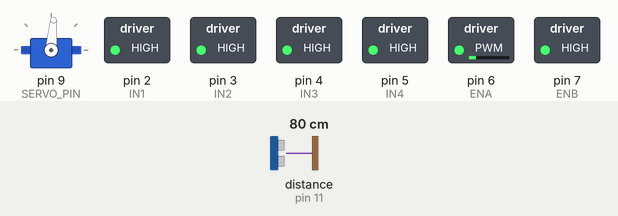
The sketch below on a simulated Arduino Uno, built with avr-gcc and run on an emulated ATmega328P. On the bench: servo, switched loads named in the sketch (green lamp = pin HIGH). Wiring (inferred from the names in the program): ultrasonic range finder: trigger pin 12; echo pin 11. The inputs (shaded band) are chosen by the test bench; at power-on: distance to the obstacle (sensor on pin 11) 80 cm. The echo pulse lasts 58.3 µs per cm; pins used as bus, display or sensor lines are not drawn; what the sketch prints to the serial monitor is not drawn.

Above: at 2.2 s.
2.3 s: distance to the obstacle (sensor on pin 11) set to 164 cm
11.8 s: distance to the obstacle (sensor on pin 11) set to 169 cm
At 20.15 s:
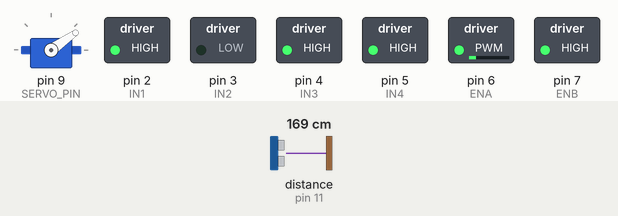
21.8 s: distance to the obstacle (sensor on pin 11) set to 250 cm
At 24.75 s:
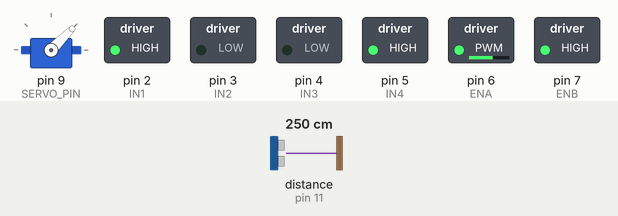
28.7 s: distance to the obstacle (sensor on pin 11) set to 197 cm
At 29.35 s:
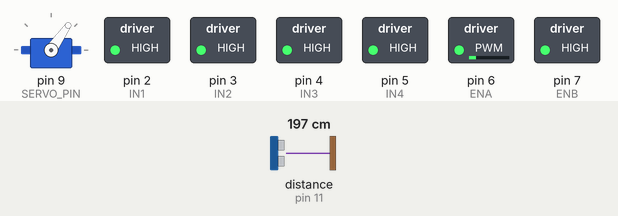
35.6 s: distance to the obstacle (sensor on pin 11) set to 2 cm
At 36.15 s:
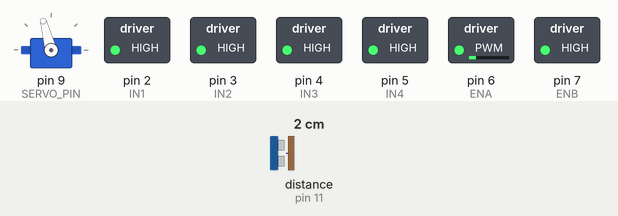
42.5 s: distance to the obstacle (sensor on pin 11) set to 168 cm
50.2 s: distance to the obstacle (sensor on pin 11) set to 171 cm
Timing chart, 0 to 58.1 s (numbered marks = the images above; inputs shaded):
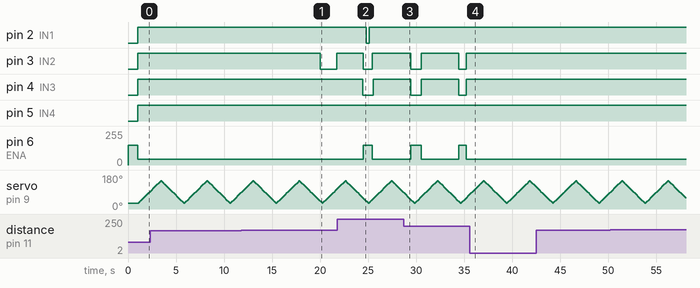

The sketch:

TEMPLATE_coche_original.ino
```cpp
/*
 * COCHE AUTÓNOMO CON RED NEURONAL - VERSIÓN ORIGINAL [2,3,4]
 *
 * Proyecto: Arduino + Machine Learning para navegación autónoma
 * Arquitectura: [2 entradas, 3 neuronas ocultas, 4 salidas]
 *
 * Curso: Metodologías de Resolución de Problemas
 * Equipo: Gabriel Osemberg, Mariano Capella
 *
 * Basado en: https://www.aprendemachinelearning.com/programa-un-coche-arduino-con-inteligencia-artificial/
 */

#include <Servo.h>

// ============================================================================
// CONFIGURACIÓN DE PINES
// ============================================================================

// Motor Driver L298N
#define IN1 2
#define IN2 3
#define IN3 4
#define IN4 5
#define ENA 6  // PWM para velocidad motor izquierdo
#define ENB 7  // PWM para velocidad motor derecho

// Sensor Ultrasónico
#define ECHO_PIN 11
#define TRIG_PIN 12

// Servo Motor
#define SERVO_PIN 9
Servo servoMotor;

// ============================================================================
// PARÁMETROS DE CONTROL
// ============================================================================

#define SPEED 150            // Velocidad base (0-255)
#define ANGULO_MIN 30        // Ángulo mínimo del servo
#define ANGULO_MAX 150       // Ángulo máximo del servo
#define DISTANCIA_MAXIMA 200 // Distancia máxima de detección (cm)

// Variables de control del servo
int grados_servo = ANGULO_MIN;
int incremento = 5;
unsigned long previousMillis = 0;
const long interval = 100;  // Intervalo de actualización servo (ms)

// Variables para tiempo de reacción adaptativo
int accionEnCurso = 0;
const int MULTIPLICADOR_REACCION = 50;

// ============================================================================
// ARQUITECTURA DE LA RED NEURONAL [2,3,4]
// ============================================================================

const int InputNodes = 3;   // 2 entradas + 1 BIAS
const int HiddenNodes = 4;  // 3 neuronas + 1 BIAS
const int OutputNodes = 4;  // 4 salidas (motores)

// Arrays para las capas
float InputLayer[InputNodes];
float HiddenLayer[HiddenNodes];
float OutputLayer[OutputNodes];

// ============================================================================
// MATRICES DE PESOS PRE-ENTRENADAS
// ============================================================================
// NOTA: Estos valores deben ser reemplazados por los pesos generados
// en el entrenamiento de Python/Colab

float HiddenWeights[InputNodes][HiddenNodes] = {
    // REEMPLAZAR CON PESOS REALES DESDE PYTHON
    // Valores temporales de ejemplo (no funcionales)
    {0.5, 0.3, -0.2, 1.0},
    {-0.4, 0.6, 0.8, 1.0},
    {1.0, 1.0, 1.0, 1.0}  // Fila del BIAS
};

float OutputWeights[HiddenNodes][OutputNodes] = {
    // REEMPLAZAR CON PESOS REALES DESDE PYTHON
    {0.7, -0.3, 0.1, 0.9},
    {-0.5, 0.8, -0.6, 0.2},
    {0.3, -0.7, 0.4, -0.1},
    {1.0, 1.0, 1.0, 1.0}  // Fila del BIAS
};

// ============================================================================
// SETUP - Inicialización
// ============================================================================

void setup() {
    // Inicializar comunicación serial
    Serial.begin(9600);
    Serial.println("Inicializando coche autonomo...");

    // Configurar pines de motores
    pinMode(IN1, OUTPUT);
    pinMode(IN2, OUTPUT);
    pinMode(IN3, OUTPUT);
    pinMode(IN4, OUTPUT);
    pinMode(ENA, OUTPUT);
    pinMode(ENB, OUTPUT);

    // Configurar sensor ultrasónico
    pinMode(ECHO_PIN, INPUT);
    pinMode(TRIG_PIN, OUTPUT);

    // Configurar servo
    servoMotor.attach(SERVO_PIN);
    servoMotor.write(grados_servo);

    // Velocidad inicial máxima
    analogWrite(ENA, SPEED);
    analogWrite(ENB, SPEED);

    Serial.println("Sistema listo!");
    delay(1000);
}

// ============================================================================
// LOOP PRINCIPAL
// ============================================================================

void loop() {
    unsigned long currentMillis = millis();

    // Controlar movimiento del servo (barrido)
    if (currentMillis - previousMillis >= interval) {
        previousMillis = currentMillis;

        // Mover servo
        servoMotor.write(grados_servo);
        grados_servo += incremento;

        // Invertir dirección al llegar a los límites
        if (grados_servo >= ANGULO_MAX || grados_servo <= ANGULO_MIN) {
            incremento = -incremento;
        }

        // Ejecutar lógica de conducción
        conducir();
    }
}

// ============================================================================
// FUNCIÓN PRINCIPAL DE CONDUCCIÓN
// ============================================================================

void conducir() {
    // Decrementar contador de acción en curso
    if (accionEnCurso > 0) {
        accionEnCurso--;
        return;  // Continuar con la acción actual
    }

    // ========== CAPTURA DE DATOS DE SENSORES ==========

    // Leer distancia del sensor ultrasónico
    int distance = Distance_test();

    // Obtener posición actual del servo
    int angulo = grados_servo;

    // ========== NORMALIZACIÓN DE ENTRADAS ==========

    // Entrada 1: Distancia normalizada a rango [-1, 1]
    // -1: distancia máxima (sin peligro)
    //  0: obstáculo detectado
    // +1: obstáculo muy cerca (peligro)
    float entrada1 = ((-2.0 / DISTANCIA_MAXIMA) * float(distance)) + 1.0;
    entrada1 = constrain(entrada1, -1.0, 1.0);

    // Entrada 2: Posición angular normalizada a rango [-1, 1]
    // -1: derecha
    //  0: centro
    // +1: izquierda
    float entrada2 = (2.0 / ANGULO_MAX) * float(angulo);
    entrada2 = constrain(entrada2, -1.0, 1.0);

    // ========== TIEMPO DE REACCIÓN ADAPTATIVO ==========
    // Más tiempo de maniobra cuando el obstáculo está más cerca
    accionEnCurso = int((entrada1 + 1.0) * MULTIPLICADOR_REACCION);

    // ========== PREPARAR ENTRADAS PARA LA RED ==========
    InputLayer[0] = entrada1;
    InputLayer[1] = entrada2;
    InputLayer[2] = 1.0;  // BIAS

    // ========== INFERENCIA DE LA RED NEURONAL ==========
    InputToOutput();

    // ========== PROCESAR SALIDAS ==========
    // Convertir salidas continuas a binarias (0 o 1)
    int out1 = round(abs(OutputLayer[0]));
    int out2 = round(abs(OutputLayer[1]));
    int out3 = round(abs(OutputLayer[2]));
    int out4 = round(abs(OutputLayer[3]));

    // ========== AJUSTE DE VELOCIDAD PARA GIROS ==========
    int carSpeed = SPEED;

    // Si está girando, aumentar velocidad para vencer inercia
    if ((out1 + out3) == 2 || (out2 + out4) == 2) {
        carSpeed = SPEED * 2;
    }

    // Aplicar velocidad
    analogWrite(ENA, carSpeed);
    analogWrite(ENB, carSpeed);

    // ========== CONTROL DE MOTORES ==========
    digitalWrite(IN1, out1);
    digitalWrite(IN2, out2);
    digitalWrite(IN3, out3);
    digitalWrite(IN4, out4);

    // ========== DEBUG (OPCIONAL) ==========
    #ifdef DEBUG
    Serial.print("Dist: ");
    Serial.print(distance);
    Serial.print(" | Ang: ");
    Serial.print(angulo);
    Serial.print(" | E1: ");
    Serial.print(entrada1);
    Serial.print(" | E2: ");
    Serial.print(entrada2);
    Serial.print(" | Out: [");
    Serial.print(out1);
    Serial.print(",");
    Serial.print(out2);
    Serial.print(",");
    Serial.print(out3);
    Serial.print(",");
    Serial.print(out4);
    Serial.println("]");
    #endif
}

// ============================================================================
// FORWARD PROPAGATION - Inferencia de la Red Neuronal
// ============================================================================

void InputToOutput() {
    // ========== CAPA OCULTA ==========
    // Calcular activación de cada neurona oculta
    for (int i = 0; i < HiddenNodes; i++) {
        float sum = 0.0;

        // Sumar producto de entradas * pesos
        for (int j = 0; j < InputNodes; j++) {
            sum += InputLayer[j] * HiddenWeights[j][i];
        }

        // Aplicar función de activación tanh
        HiddenLayer[i] = tanh(sum);
    }

    // ========== CAPA DE SALIDA ==========
    // Calcular activación de cada neurona de salida
    for (int i = 0; i < OutputNodes; i++) {
        float sum = 0.0;

        // Sumar producto de capa oculta * pesos
        for (int j = 0; j < HiddenNodes; j++) {
            sum += HiddenLayer[j] * OutputWeights[j][i];
        }

        // Aplicar función de activación tanh
        OutputLayer[i] = tanh(sum);
    }
}

// ============================================================================
// MEDICIÓN DE DISTANCIA CON SENSOR ULTRASÓNICO
// ============================================================================

int Distance_test() {
    // Generar pulso ultrasónico
    digitalWrite(TRIG_PIN, LOW);
    delayMicroseconds(2);
    digitalWrite(TRIG_PIN, HIGH);
    delayMicroseconds(10);
    digitalWrite(TRIG_PIN, LOW);

    // Medir tiempo de respuesta del eco
    long duration = pulseIn(ECHO_PIN, HIGH, 30000);  // Timeout 30ms

    // Calcular distancia en centímetros
    // Velocidad del sonido: 340 m/s = 0.034 cm/μs
    // Dividir por 2 porque el sonido va y vuelve
    int distance = duration * 0.034 / 2;

    // Limitar a rango válido
    if (distance == 0 || distance > DISTANCIA_MAXIMA) {
        distance = DISTANCIA_MAXIMA;
    }

    return distance;
}

// ============================================================================
// FUNCIONES AUXILIARES DE CONTROL (OPCIONALES)
// ============================================================================

// Detener todos los motores
void stop() {
    digitalWrite(IN1, LOW);
    digitalWrite(IN2, LOW);
    digitalWrite(IN3, LOW);
    digitalWrite(IN4, LOW);
}

// Avanzar
void forward() {
    digitalWrite(IN1, HIGH);
    digitalWrite(IN2, LOW);
    digitalWrite(IN3, LOW);
    digitalWrite(IN4, HIGH);
}

// Retroceder
void backward() {
    digitalWrite(IN1, LOW);
    digitalWrite(IN2, HIGH);
    digitalWrite(IN3, HIGH);
    digitalWrite(IN4, LOW);
}

// Girar derecha
void turnRight() {
    digitalWrite(IN1, LOW);
    digitalWrite(IN2, HIGH);
    digitalWrite(IN3, LOW);
    digitalWrite(IN4, HIGH);
}

// Girar izquierda
void turnLeft() {
    digitalWrite(IN1, HIGH);
    digitalWrite(IN2, LOW);
    digitalWrite(IN3, HIGH);
    digitalWrite(IN4, LOW);
}

// ============================================================================
// NOTAS IMPORTANTES
// ============================================================================

/*
 * ANTES DE USAR ESTE CÓDIGO:
 *
 * 1. Entrenar la red neuronal en Python/Colab usando GUIA_TAREA_3_Entrenamiento.md
 * 2. Copiar las matrices HiddenWeights y OutputWeights generadas
 * 3. Pegar los valores reales en las secciones correspondientes arriba
 * 4. Verificar las conexiones de hardware según el diagrama
 * 5. Ajustar SPEED si los motores no tienen suficiente fuerza
 * 6. Probar en simulación Wokwi antes de cargar en Arduino físico
 *
 * COMPORTAMIENTO ESPERADO:
 * - El servo barre de izquierda a derecha continuamente
 * - El sensor ultrasónico mide distancias en cada posición
 * - La red neuronal decide la acción basándose en distancia y posición
 * - El coche avanza, retrocede o gira según las predicciones
 * - Aumenta velocidad durante giros para mejor maniobrabilidad
 *
 * PROBLEMAS COMUNES:
 * - Si no avanza: Aumentar SPEED
 * - Si giros débiles: El código ya duplica velocidad, verificar conexiones
 * - Si comportamiento errático: Verificar que los pesos sean correctos
 * - Si no detecta obstáculos: Verificar sensor ultrasónico y sus pines
 *
 * Para la versión expandida [4,6,5], ver:
 * arduino/codigo_modificado/TEMPLATE_coche_expandido.ino
 */
```

Measured:
- the behaviour switches between 168 and 169 cm on distance to the obstacle (sensor on pin 11) (found by bisection; images 0 and 1)
- after the input at 11.8 s, pin 3 (IN2): HIGH → LOW after 8.2 s, → HIGH 1.7 s later
- after the input at 21.8 s, pin 2 (IN1): HIGH → LOW after 3.0 s, → HIGH 0.30 s later; pin 3 (IN2): HIGH → LOW after 2.7 s, → HIGH 0.90 s later; pin 4 (IN3): HIGH → LOW after 2.6 s, → HIGH 1.1 s later; pin 6 (ENA): 44/255 → 150/255 after 2.7 s, → 44/255 0.90 s later
- after the input at 28.7 s, pin 2 (IN1): stops changing and stays HIGH
- after the input at 35.6 s, pin 3 (IN2), pin 4 (IN3): stays HIGH (without the input it goes to LOW after 3.3 s); pin 6 (ENA): stays 44/255 (without the input it goes to 150/255 after 3.3 s)
